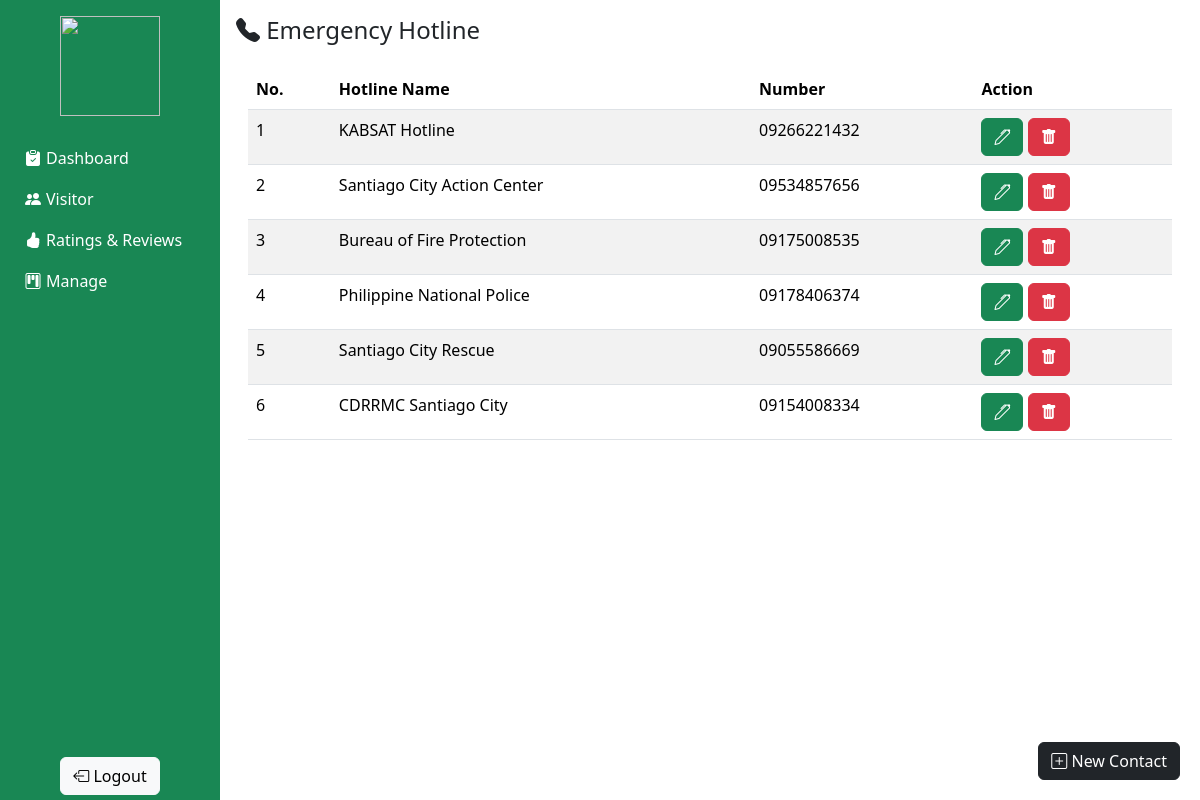
Screenshot of /Admin/contact.php (signed in) with the database file from the repository.
### tables this page shows
CREATE TABLE `hotline` (
  `HOTLINE_ID` int(60) NOT NULL,
  `HOTLINE_NAME` varchar(60) NOT NULL,
  `NUMBER` varchar(20) NOT NULL
);

### backend/db.php (called while the page is built, shortened)
<?php
class db_connect
{
    public $host = db_host;
    public $user = db_user;
    public $pass = db_pass;
    public $name = db_name;
    public function connect()
    {
        try {
            $this->conn = new mysqli($this->host, $this->user, $this->pass, $this->name);
            if ($this->conn->connect_error) {
                $this->error = "Connection failed: " . $this->conn->connect_error;
                return false;
            } else {
                return $this->conn;
            }
        } catch (\Throwable $th) {
            $this->error = "Connection error: " . $th->getMessage();
            return false;
        }
    }
}

### backend/class.php (called while the page is built, shortened)
<?php
include('db.php');
class global_class extends db_connect
{
    public function getHotlines()
    {
        $query = $this->conn->prepare("SELECT * FROM `hotline`");
        if ($query->execute()) {
            $result = $query->get_result();
            return $result;
        }
    }
}

### Admin/contact.php (the view, shortened to what this page needs)
<?php
include('components/header.php');
?>
<h4 class="page-title"><i class="bi bi-telephone-fill"></i> Emergency Hotline</h4>
<div class="container mt-4 table-container">
    <table class="table table-striped">
        <thead class="table-header">
            <tr>
                <th>No.</th>
                <th>Hotline Name</th>
                <th>Number</th>
                <th>Action</th>
            </tr>
        </thead>
        <tbody class="table-body">
            <?php
            $count = 1;
            $getHotline = $db->getHotlines();
            while ($hotline = $getHotline->fetch_assoc()) {
            ?>
                <tr>
                    <td><?= $count ?></td>
                    <td><?= $hotline['HOTLINE_NAME'] ?></td>
                    <td><?= $hotline['NUMBER'] ?></td>
                    <td>
                        <button class="btn btn-success btnEditContact" data-id="<?= $hotline['HOTLINE_ID'] ?>" data-name="<?= $hotline['HOTLINE_NAME'] ?>" data-number="<?= $hotline['NUMBER'] ?>"><i class="bi bi-pen"></i></button>
                        <button class="btn btn-danger btnDeleteContact" data-id="<?= $hotline['HOTLINE_ID'] ?>"><i class="bi bi-trash-fill"></i></button>
                    </td>
                </tr>
            <?php
                $count++;
            }
            ?>
        </tbody>
    </table>
</div>
<button class="btn btn-dark btn-add-new" id="btnAddNewContact"><i class="bi bi-plus-square"></i> New Contact</button>
<?php
include('components/footer.php');
?>

### Admin/css/header-footer.css (style rules this page uses)
.table-container { max-height: 89vh; overflow: auto; }
.table-header { position: sticky; top: 0; }

### Admin/css/styles.css (style rules this page uses)
.btn-add-new { position: absolute; bottom: 20px; right: 20px; }

### rows the page displays
hotline: HOTLINE_NAME "KABSAT Hotline", NUMBER "09266221432"
hotline: HOTLINE_NAME "Santiago City Action Center", NUMBER "09534857656"
hotline: HOTLINE_NAME "Bureau of Fire Protection", NUMBER "09175008535"
hotline: HOTLINE_NAME "Philippine National Police", NUMBER "09178406374"
hotline: HOTLINE_NAME "Santiago City Rescue", NUMBER "09055586669"
hotline: HOTLINE_NAME "CDRRMC Santiago City", NUMBER "09154008334"
